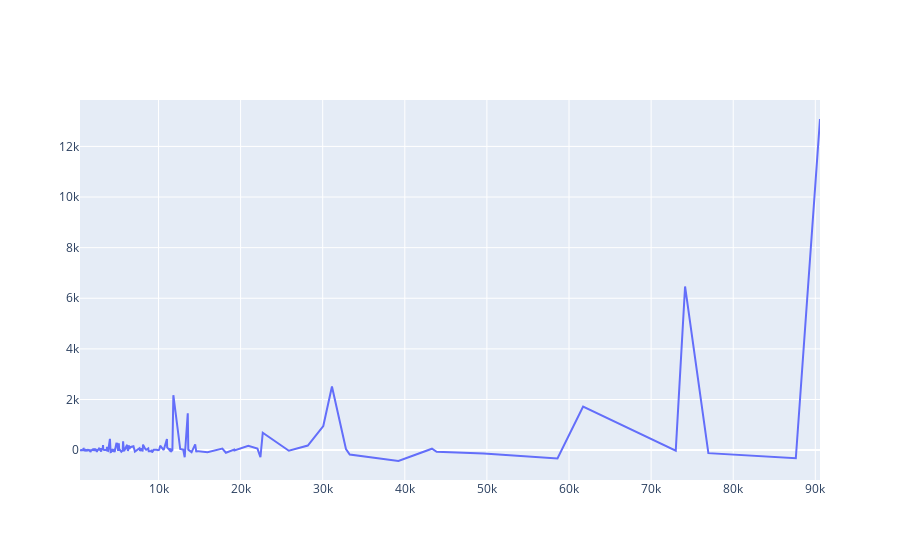

Notebook source saved alongside this figure:
### Code cell
df = mun_units.sort_values("popsize", ascending=False)
# df["inflow_rel"] = df.inflow/df.popsize
# df["outflow_rel"] = df.outflow/df.popsize
# df = df.drop(["inflow", "outflow"], axis=1)
fig = go.Figure()
fig.add_trace(
    go.Scatter(
        x=df.popsize,
        y=df.saldo,
    )
)

### Figure 1 — Plotly figure (JSON) as saved in the notebook; plotly's stock layout.template omitted (floating-point values rounded to 4 significant figures; data arrays with more than 128 entries replaced by an {"elided": "..."} marker saying what was removed)
{"data": [{"type": "scatter", "x": {"elided": "187 int values"}, "y": {"elided": "187 int values"}}], "layout": {}}
